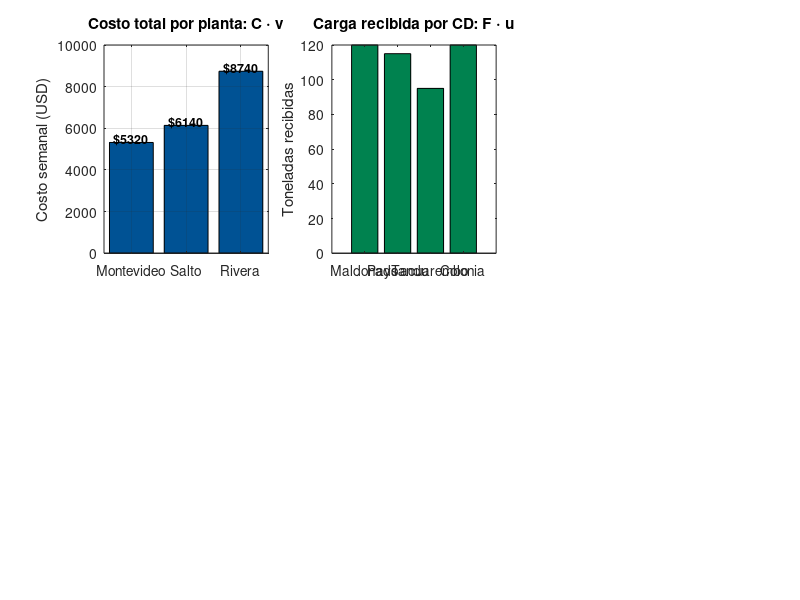

This chart was generated by the following MATLAB code: (Note: this script raises an error after producing the figure.)
%% ============================================================
%%  MATEMATICAS 2 --- CLASE 3
%%  Script MATLAB: Producto matriz-vector y flujos logisticos
%%  Archivo: clase3_datos.m
%%
%%  INSTRUCCIONES:
%%  Ejecutar seccion a seccion con Ctrl+Enter (Run Section)
%%  o el script completo con F5.
%%  REQUERIMIENTOS: MATLAB R2018b o superior.
%% ============================================================

clc; clear; close all;
fprintf('==========================================\n');
fprintf(' MATEMATICAS 2 --- Clase 3\n');
fprintf(' Producto matriz-vector: A*v\n');
fprintf('==========================================\n\n');

%% ============================================================
%% BLOQUE 1: DATASET PRINCIPAL --- COSTO POR PLANTA
%% ============================================================
%
% Red: 3 plantas x 4 centros de distribucion (CDs)
% Plantas: 1=Montevideo, 2=Salto, 3=Rivera
% CDs:     1=Maldonado, 2=Paysandu, 3=Tacuarembo, 4=Colonia
%
% C(i,j) = costo de envio desde planta i a CD j (USD/ton)
% v(j)   = volumen enviado al CD j esta semana (ton)

fprintf('--- BLOQUE 1: Costo total por planta ---\n\n');

plantas = {'Montevideo','Salto','Rivera'};
CDs     = {'Maldonado','Paysandu','Tacuarembo','Colonia'};

C = [12  35  48   8;
     40  15  22  38;
     52  28  10  60];

v = [50; 80; 30; 60];   % volumen por CD (vector columna)

fprintf('Matriz de costos C (%dx%d):\n', size(C));
disp(C);
fprintf('Vector de volumenes v (%dx%d):\n', size(v));
disp(v');

%% Producto A*v
b = C * v;

fprintf('Costo total por planta b = C*v (%dx%d):\n', size(b));
for k = 1:3
    fprintf('  %s: $%.0f/semana\n', plantas{k}, b(k));
end

%% Analisis de resultados
fprintf('\n--- Analisis de eficiencia ---\n');
[bMin, iMin] = min(b);
[bMax, iMax] = max(b);
fprintf('Planta mas eficiente:  %s ($%.0f)\n', plantas{iMin}, bMin);
fprintf('Planta mas costosa:    %s ($%.0f)\n', plantas{iMax}, bMax);
fprintf('Diferencia absoluta:   $%.0f\n', bMax-bMin);
fprintf('Sobrecoste relativo:   %.1f%%\n\n', (bMax/bMin-1)*100);

%% Verificacion manual del elemento b(1)
fprintf('Verificacion manual b(1) = C(1,:)*v:\n');
manual_b1 = 0;
for j = 1:4
    fprintf('  C(1,%d)*v(%d) = %d*%d = %d\n', j,j, C(1,j), v(j), C(1,j)*v(j));
    manual_b1 = manual_b1 + C(1,j)*v(j);
end
fprintf('  TOTAL b(1) = $%d\n\n', manual_b1);

%% ============================================================
%% BLOQUE 2: FLUJOS RECIBIDOS POR CD
%% ============================================================
%
% F(i,j) = fraccion del despacho de planta j que va al CD i
% u(j)   = toneladas totales despachadas por planta j
% carga_CD = F * u = toneladas recibidas por cada CD

fprintf('--- BLOQUE 2: Flujos recibidos por CD ---\n\n');

F = [0.40  0.20  0.10;
     0.10  0.50  0.20;
     0.20  0.10  0.40;
     0.30  0.20  0.30];

u = [200; 150; 100];   % despacho por planta (ton)

fprintf('Matriz de flujos F (%dx%d):\n', size(F));
disp(F);
fprintf('Despacho por planta u:\n');
for k=1:3, fprintf('  %s: %d ton\n', plantas{k}, u(k)); end

%% Calcular carga recibida por CD
carga_CD = F * u;

fprintf('\nCarga recibida por CD (F*u):\n');
for k=1:4, fprintf('  %s: %.0f ton\n', CDs{k}, carga_CD(k)); end

%% Verificacion de balance
fprintf('\n--- Verificacion de balance ---\n');
total_despachado = sum(u);
total_recibido   = sum(carga_CD);
fprintf('Total despachado: %.0f ton\n', total_despachado);
fprintf('Total recibido:   %.0f ton\n', total_recibido);
fprintf('Balance OK: %s\n', mat2str(abs(total_despachado-total_recibido)<1e-9));
fprintf('(Las columnas de F suman 1: %s)\n\n', ...
    mat2str(all(abs(sum(F,1)-1)<1e-9)));

%% CD con mayor y menor carga
[~,iMax] = max(carga_CD);
[~,iMin] = min(carga_CD);
fprintf('CD con mayor carga: %s (%.0f ton)\n', CDs{iMax}, carga_CD(iMax));
fprintf('CD con menor carga: %s (%.0f ton)\n\n', CDs{iMin}, carga_CD(iMin));

%% ============================================================
%% BLOQUE 3: PROPIEDADES DE LINEALIDAD
%% ============================================================

fprintf('--- BLOQUE 3: Propiedades de linealidad ---\n\n');

% Dos vectores de clientes
vA = [20; 10;  0;  5];
vB = [30;  0; 40; 10];
k  = 2.5;

%% Aditividad: A(u+v) = Au + Av
lhs_add = C * (vA + vB);
rhs_add = C*vA + C*vB;
fprintf('Aditividad A(vA+vB) == AvA + AvB: %s\n', ...
    mat2str(norm(lhs_add-rhs_add) < 1e-9));

fprintf('Costo Cliente A:          [%d %d %d]\n', (C*vA)');
fprintf('Costo Cliente B:          [%d %d %d]\n', (C*vB)');
fprintf('Costo combinado (suma):   [%d %d %d]\n', rhs_add');
fprintf('Costo directo (A(vA+vB)): [%d %d %d]\n\n', lhs_add');

%% Homogeneidad: A(k*v) = k*(A*v)
lhs_hom = C * (k * vA);
rhs_hom = k * (C * vA);
fprintf('Homogeneidad A(k*vA) == k*(A*vA): %s\n', ...
    mat2str(norm(lhs_hom-rhs_hom) < 1e-9));
fprintf('Si k=%.1f (volumen x%.1f), costo x%.1f exactamente.\n\n', k, k, k);

%% ============================================================
%% BLOQUE 4: CASOS ESPECIALES DEL VECTOR v
%% ============================================================

fprintf('--- BLOQUE 4: Casos especiales ---\n\n');

%% v = 1 (vector de unos): suma de filas
v_unos = ones(4, 1);
suma_filas = C * v_unos;
fprintf('C * 1 (suma de cada fila = costo enviar 1 ton por ruta a TODOS los CDs):\n');
for k=1:3, fprintf('  %s: $%d/ton-ruta\n', plantas{k}, suma_filas(k)); end

%% v = e_j (vector canonico): columna j de C
for j = 1:4
    ej = zeros(4,1); ej(j) = 1;
    col_j = C * ej;
    fprintf('\nC * e%d (costos hacia %s solamente):\n', j, CDs{j});
    for k=1:3
        fprintf('  %s: $%d/ton\n', plantas{k}, col_j(k));
    end
end

%% v = w (pesos = distribucion proporcional)
fprintf('\n');
w = [0.25; 0.35; 0.20; 0.20];   % fracciones (suman 1)
fprintf('Pesos w (distribucion proporcional a los CDs): ');
disp(w');
costo_prom_ponderado = C * w;
fprintf('C * w (costo unitario promedio ponderado por planta):\n');
for k=1:3
    fprintf('  %s: $%.2f/ton\n', plantas{k}, costo_prom_ponderado(k));
end

%% ============================================================
%% BLOQUE 5: ANALISIS DE SENSIBILIDAD
%% ============================================================

fprintf('\n--- BLOQUE 5: Analisis de sensibilidad ---\n\n');

v0    = [50; 80; 30; 60];     % vector base
delta = [10;  0; -5;  0];     % perturbacion: +10 ton Maldonado, -5 ton Tacuarembo

costo_base = C * v0;
costo_delta = C * delta;      % tasa de cambio por unidad de alpha

fprintf('Costo base por planta:\n');
for k=1:3, fprintf('  %s: $%.0f\n', plantas{k}, costo_base(k)); end

fprintf('\nCambio de costo por unidad de perturbacion (C * delta):\n');
for k=1:3
    signo = ''; if costo_delta(k)>0, signo='+'; end
    fprintf('  %s: %s$%.0f por unidad de alpha\n', plantas{k}, signo, costo_delta(k));
end

fprintf('\nTrayectoria de costo para distintos alpha:\n');
fprintf('%-8s | %-12s | %-12s | %-12s\n','alpha','Montevideo','Salto','Rivera');
fprintf('%s\n', repmat('-',1,52));
for alpha = -2:1:2
    b_al = costo_base + alpha * costo_delta;
    fprintf('  %+.0f    | $%-10.0f | $%-10.0f | $%-10.0f\n', ...
        alpha, b_al(1), b_al(2), b_al(3));
end

%% ============================================================
%% BLOQUE 6: PROYECCION DE CARGA CON CRECIMIENTO
%% ============================================================

fprintf('\n--- BLOQUE 6: Proyeccion de carga con crecimiento ---\n\n');

carga_0 = carga_CD;          % carga inicial por CD
tasas   = [1.12; 1.08; 1.05; 1.10];  % tasa de crecimiento semanal por CD
cap_max = [200; 180; 160; 200];       % capacidad maxima por CD (ton)

fprintf('Proyeccion de carga por CD (ton/semana):\n');
fprintf('%-14s | ', 'CD');
for t=0:5, fprintf('Sem %-2d | ', t); end; fprintf('\n');
fprintf('%s\n', repmat('-',1,14+8*6));

for k=1:4
    fprintf('%-14s | ', CDs{k});
    for t=0:5
        carga_t = carga_0(k) * tasas(k)^t;
        if carga_t > cap_max(k)
            fprintf('*%-5.0f | ', carga_t);   % supera capacidad
        else
            fprintf(' %-5.0f | ', carga_t);
        end
    end
    fprintf('\n');
end
fprintf('(* = supera capacidad maxima)\n\n');

% Semana en que CD1 supera capacidad
t_critico = log(cap_max(1)/carga_0(1)) / log(tasas(1));
fprintf('CD1 (Maldonado) supera capacidad en semana %.1f\n', t_critico);
fprintf('Accion requerida antes de la semana %d\n\n', ceil(t_critico));

%% ============================================================
%% BLOQUE 7: VISUALIZACION
%% ============================================================

fprintf('--- BLOQUE 7: Visualizaciones ---\n');

figure('Name','Clase 3 --- Producto Matriz-Vector', ...
       'NumberTitle','off','Position',[50 50 1300 800]);

%% Subplot 1: Costo por planta
subplot(2,3,1);
bar(b,'FaceColor',[0 0.32 0.58]);
set(gca,'XTickLabel',plantas);
ylabel('Costo semanal (USD)');
title('Costo total por planta: C \cdot v');
grid on;
for k=1:3
    text(k, b(k)+150, sprintf('$%.0f',b(k)), ...
        'HorizontalAlignment','center','FontWeight','bold','FontSize',9);
end

%% Subplot 2: Carga por CD
subplot(2,3,2);
bar(carga_CD,'FaceColor',[0 0.51 0.31]);
set(gca,'XTickLabel',CDs,'XTickLabelRotation',20);
ylabel('Toneladas recibidas');
title('Carga recibida por CD: F \cdot u');
yline(mean(carga_CD),'r--','LineWidth',1.5);
legend({'Carga','Promedio'},'Location','best');
grid on;
for k=1:4
    text(k, carga_CD(k)+1.5, sprintf('%.0f t',carga_CD(k)), ...
        'HorizontalAlignment','center','FontWeight','bold','FontSize',9);
end

%% Subplot 3: Superposicion de flujos (clientes A y B)
subplot(2,3,3);
bA = C * vA; bB = C * vB; bAB = C * (vA+vB);
x  = 1:3;
bar_data = [bA, bB, bAB];
b_h = bar(x, bar_data);
b_h(1).FaceColor = [0.2 0.6 0.8];
b_h(2).FaceColor = [0.9 0.5 0.1];
b_h(3).FaceColor = [0.2 0.7 0.3];
set(gca,'XTickLabel',plantas,'XTickLabelRotation',15);
ylabel('Costo (USD)');
title('Superposicion: A+B vs combinado');
legend({'Cliente A','Cliente B','Combinado'},'Location','best');
grid on;

%% Subplot 4: Trayectoria de sensibilidad
subplot(2,3,4);
alphas = -3:0.1:3;
costos_al = zeros(3, length(alphas));
for idx=1:length(alphas)
    costos_al(:,idx) = costo_base + alphas(idx)*costo_delta;
end
plot(alphas, costos_al(1,:), 'b-', 'LineWidth', 2); hold on;
plot(alphas, costos_al(2,:), 'g-', 'LineWidth', 2);
plot(alphas, costos_al(3,:), 'r-', 'LineWidth', 2);
xline(0,'k--'); grid on;
xlabel('Parametro \alpha (perturbacion)');
ylabel('Costo total (USD)');
title('Sensibilidad del costo a perturbacion');
legend(plantas,'Location','best');

%% Subplot 5: Proyeccion de carga (4 semanas)
subplot(2,3,5);
semanas = 0:5;
colors_cd = {[0 0.45 0.70],[0.80 0.40 0],[0 0.60 0],[0.64 0.08 0.18]};
hold on;
for k=1:4
    carga_proj = carga_0(k) * tasas(k).^semanas;
    plot(semanas, carga_proj, '-o', 'Color', colors_cd{k}, 'LineWidth', 2, ...
         'DisplayName', CDs{k});
    yline(cap_max(k), '--', 'Color', colors_cd{k}, 'LineWidth', 0.8, ...
          'HandleVisibility','off');
end
xlabel('Semana'); ylabel('Carga (ton)');
title('Proyeccion de carga por CD (-- = cap. max)');
legend('Location','best'); grid on;

%% Subplot 6: Mapa de calor de contribuciones al costo de Planta 1
subplot(2,3,6);
contrib = C(1,:) .* v';   % contribucion de cada CD al costo de Planta 1
bar(contrib, 'FaceColor', [0.5 0 0.5]);
set(gca,'XTickLabel',CDs,'XTickLabelRotation',20);
ylabel('Contribucion al costo (USD)');
title('Contribucion al costo de Planta 1 (Montevideo)');
grid on;
total_p1 = sum(contrib);
for k=1:4
    text(k, contrib(k)+30, sprintf('$%d\n(%.0f%%)',contrib(k),contrib(k)/total_p1*100), ...
        'HorizontalAlignment','center','FontSize',8);
end

sgtitle('MATEMATICAS 2 --- Clase 3: Producto Matriz-Vector', ...
        'FontSize',13,'FontWeight','bold');
fprintf('Figura generada exitosamente.\n\n');

%% ============================================================
%% BLOQUE 8: PREGUNTAS PARA LA TAREA
%% ============================================================

fprintf('==========================================\n');
fprintf('PREGUNTAS PARA RESPONDER (Tarea Clase 3)\n');
fprintf('==========================================\n\n');
fprintf('1. ¿Que planta tiene el mayor costo semanal con los\n');
fprintf('   volumenes actuales? ¿Y la de menor costo?\n');
fprintf('   Respuesta: mayor=%s, menor=%s\n\n', plantas{iMax}, plantas{iMin});

fprintf('2. Si los volumenes de Maldonado y Colonia se intercambian\n');
fprintf('   (v = [60;80;30;50]), ¿sube o baja el costo de Montevideo?\n');
v_swap = [60;80;30;50];
b_swap = C * v_swap;
dif = b_swap(1) - b(1);
fprintf('   Respuesta: %s $%.0f (de $%.0f a $%.0f)\n\n', ...
    ternario(dif>0,'SUBE','BAJA'), abs(dif), b(1), b_swap(1));

fprintf('3. Calcula C * e3 (vector canonico j=3) manualmente\n');
fprintf('   y verifica en MATLAB.\n');
e3 = [0;0;1;0]; Ce3 = C*e3;
fprintf('   Resultado: [%d, %d, %d] (costos hacia Tacuarembo)\n\n', Ce3');

fprintf('4. ¿En que semana supera la carga de CD4 (Colonia) su\n');
fprintf('   capacidad maxima de 200 ton con crecimiento del 10%%?\n');
t_cd4 = log(cap_max(4)/carga_0(4)) / log(tasas(4));
fprintf('   Respuesta: semana %.1f (redondear a %d)\n\n', t_cd4, ceil(t_cd4));

fprintf('5. Verifica la propiedad A(k*vA) = k*(A*vA) con k=3.\n');
fprintf('   ¿Que significa practicamente triplicar vA?\n');
k3 = 3; lhs5 = C*(k3*vA); rhs5 = k3*(C*vA);
fprintf('   Igualdad: %s\n', mat2str(norm(lhs5-rhs5)<1e-9));
fprintf('   Significado: el costo se triplica exactamente.\n\n');
fprintf('==========================================\n');
fprintf('Fin del script clase3_datos.m\n');
fprintf('==========================================\n');

%% -- Funciones auxiliares ------------------------------------
function s = ternario(cond, a, b)
    if cond; s=a; else; s=b; end
end
